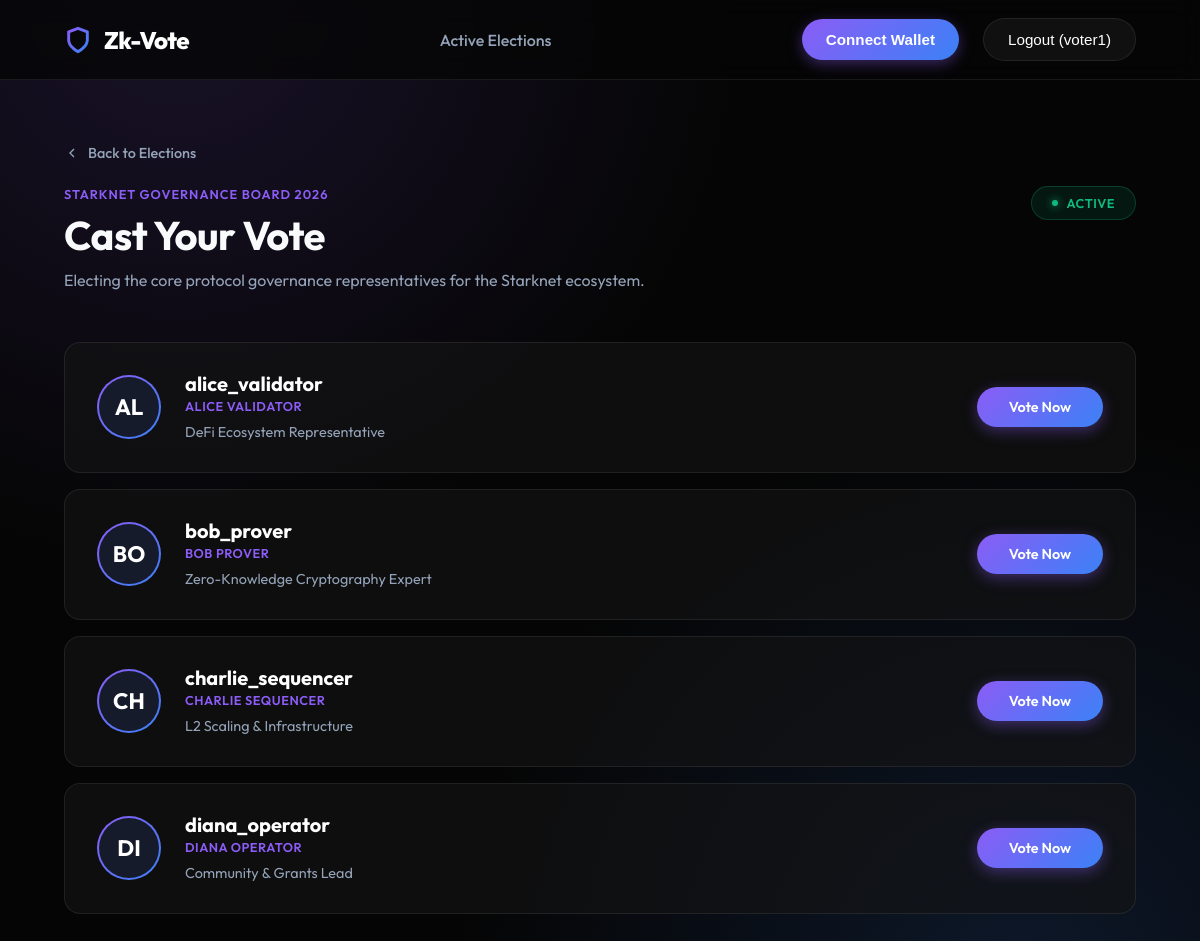
The app's page /api/voting/voter/election/2/ (signed in) with its own data.
### voting/models.py (models this page shows, shortened)
class Election(models.Model):
    title = models.CharField(max_length=200)
    description = models.TextField()
    registration_start = models.DateTimeField()
    registration_end = models.DateTimeField()
    election_start = models.DateTimeField()
    election_end = models.DateTimeField()
    is_active = models.BooleanField(default=False)
    created_at = models.DateTimeField(auto_now_add=True)
    @property
    def status(self):
        now = timezone.now()
        if now < self.registration_start:
            return "Upcoming"
        elif self.registration_start <= now <= self.registration_end:
            return "Registration Open"
        elif self.registration_end < now < self.election_start:
            return "Pending Election"
        elif self.election_start <= now <= self.election_end:
            return "Active"
        else:
            return "Ended"

class Candidate(models.Model):
    election = models.ForeignKey(Election, on_delete=models.CASCADE, related_name="candidates")
    user = models.ForeignKey(User, on_delete=models.CASCADE)
    party_name = models.CharField(max_length=100, blank=True)
    manifesto = models.TextField(blank=True)
    is_approved = models.BooleanField(default=False)

### voting/views.py (the view)
# urls.py: path('voter/election/<int:election_id>/', views.vote_election, name='vote_election'),
@login_required
def vote_election(request, election_id):
    if request.user.is_superuser:
        return redirect('admin_dashboard')
    election = get_object_or_404(Election, id=election_id)
    candidates = election.candidates.filter(is_approved=True)
    already_voted = VoteLedger.objects.filter(
        election=election,
        voter=request.user,
    ).exists()
    return render(request, 'voting/vote_election.html', {
        'election': election,
        'candidates': candidates,
        'already_voted': already_voted,
    })

### voting/templates/voting/vote_election.html (shortened to what this page needs)
{% extends "voting/layout.html" %}
{% block content %}
<a href="{% url 'voter_dashboard' %}" class="back-link">
    <svg width="16" height="16" viewBox="0 0 24 24" fill="none" stroke="currentColor" stroke-width="2"><polyline points="15 18 9 12 15 6"></polyline></svg>
    Back to Elections
</a>
<div class="page-header">
    <div>
        <p class="text-primary" style="font-weight: 600; text-transform: uppercase; letter-spacing: 1px; margin-bottom: 0.5rem; font-size: 0.8rem;">{{ election.title }}</p>
        <h1>Cast Your Vote</h1>
        <p class="text-muted" style="font-size: 1rem; line-height: 1.6; max-width: 600px;">{{ election.description }}</p>
    </div>
    <div class="status-pill active">{{ election.status }}</div>
</div>
<div class="candidate-list">
    {% for candidate in candidates %}
    <div class="candidate-card {% if already_voted %}disabled{% endif %}">
        <div class="avatar-ring">
            <div class="avatar-inner">{{ candidate.user.username|slice:":2" }}</div>
        </div>
        <div class="candidate-info">
            <div class="candidate-name" id="name-{{ candidate.id }}">{{ candidate.user.username }}</div>
            <div class="candidate-party">{{ candidate.party_name }}</div>
            <div class="candidate-manifesto">{{ candidate.manifesto }}</div>
        </div>
        <div class="candidate-action">
            {% if already_voted %}
                <button class="btn-vote" disabled>Voted</button>
            {% else %}
                <button class="btn-vote js-vote-btn" data-id="{{ candidate.id }}">Vote Now</button>
            {% endif %}
        </div>
    </div>
    {% endfor %}
</div>
{% endblock %}

### voting/templates/voting/layout.html (shortened to what this page needs)
<!DOCTYPE html>
<html lang="en">
<head>
</head>
<body>
    <nav class="top-nav">
        <a href="{% url 'landing' %}" class="brand">
            Zk-Vote
        </a>
        <div class="nav-center">
            {% if request.user.is_authenticated %}
                {% if request.user.is_superuser %}
                    <a href="{% url 'admin_dashboard' %}" class="{% if request.resolver_match.url_name == 'admin_dashboard' %}active{% endif %}">Admin Dashboard</a>
                {% else %}
                    <a href="{% url 'voter_dashboard' %}" class="{% if request.resolver_match.url_name == 'voter_dashboard' %}active{% endif %}">Active Elections</a>
                {% endif %}
            {% else %}
                <a href="#">Technology</a>
                <a href="#">Whitepaper</a>
                <a href="#">GitHub</a>
            {% endif %}
        </div>
        <div class="nav-right">
            {% if request.user.is_authenticated %}
                {% if not request.user.is_superuser %}
                    <button id="btn-connect-wallet" class="btn-primary">Connect Wallet</button>
                {% endif %}
                <form action="{% url 'logout' %}" method="post" style="margin: 0;">
                    <button type="submit" class="btn-secondary">Logout ({{ request.user.username }})</button>
                </form>
            {% else %}
                <a href="{% url 'login' %}" class="btn-primary">Sign In</a>
            {% endif %}
        </div>
    </nav>
    <main class="main-content">
        {% block content %}{% endblock %}
    </main>
</body>
</html>

### voting/templates/voting/layout.html (style rules this page uses)
:root { --bg-color: #050505; --surface-color: rgba(20, 20, 20, 0.6); --surface-hover: rgba(40, 40, 40, 0.8); --primary: #8b5cf6; --primary-glow: rgba(139, 92, 246, 0.4); --secondary: #3b82f6; --text-main: #f8fafc; --text-muted: #94a3b8; --border: rgba(255, 255, 255, 0.08); --success: #10b981; }
* { box-sizing: border-box; margin: 0; padding: 0; }
body { font-family: 'Outfit', sans-serif; background-color: var(--bg-color); color: var(--text-main); min-height: 100vh; display: flex; flex-direction: column; background-image: radial-gradient(circle at 15% 0%, rgba(139, 92, 246, 0.15), transparent 40%), radial-gradient(circle at 85% 100%, rgba(59, 130, 246, 0.15), transparent 40%); background-attachment: fixed; }
.top-nav { width: 100%; height: 80px; display: flex; align-items: center; justify-content: space-between; padding: 0 4rem; border-bottom: 1px solid var(--border); background: rgba(5, 5, 5, 0.8); backdrop-filter: blur(12px); position: fixed; top: 0; z-index: 100; }
.brand { font-size: 1.5rem; font-weight: 800; display: flex; align-items: center; gap: 0.75rem; color: white; text-decoration: none; letter-spacing: -0.5px; }
.nav-center { display: flex; gap: 2rem; }
.nav-center a { color: var(--text-muted); text-decoration: none; font-weight: 500; font-size: 1rem; transition: color 0.2s; }
.nav-right { display: flex; align-items: center; gap: 1.5rem; }
.btn-primary { background: linear-gradient(135deg, var(--primary), var(--secondary)); color: white; border: none; padding: 0.75rem 1.5rem; border-radius: 2rem; font-weight: 600; font-size: 0.95rem; cursor: pointer; transition: all 0.3s ease; box-shadow: 0 4px 15px var(--primary-glow); text-decoration: none; display: inline-flex; align-items: center; justify-content: center; }
.btn-secondary { background: rgba(255, 255, 255, 0.05); color: white; border: 1px solid var(--border); padding: 0.75rem 1.5rem; border-radius: 2rem; font-weight: 500; font-size: 0.95rem; cursor: pointer; transition: all 0.3s ease; text-decoration: none; }
.main-content { margin-top: 80px; padding: 4rem; flex: 1; width: 100%; max-width: 1400px; margin-left: auto; margin-right: auto; }
.text-primary { color: var(--primary); }
.text-muted { color: var(--text-muted); }

### records on screen
Election: title "STARKNET GOVERNANCE BOARD 2026", description "Electing the core protocol governance representatives for the Starknet ecosystem.", status "ACTIVE"
Candidate: user.username "AL", user.username "alice_validator", party_name "ALICE VALIDATOR", manifesto "DeFi Ecosystem Representative"
Candidate: user.username "BO", user.username "bob_prover", party_name "BOB PROVER", manifesto "Zero-Knowledge Cryptography Expert"
Candidate: user.username "CH", user.username "charlie_sequencer", party_name "CHARLIE SEQUENCER", manifesto "L2 Scaling & Infrastructure"
Candidate: user.username "DI", user.username "diana_operator", party_name "DIANA OPERATOR", manifesto "Community & Grants Lead"

### other values on screen
{{ request.user.username }} "voter1"
